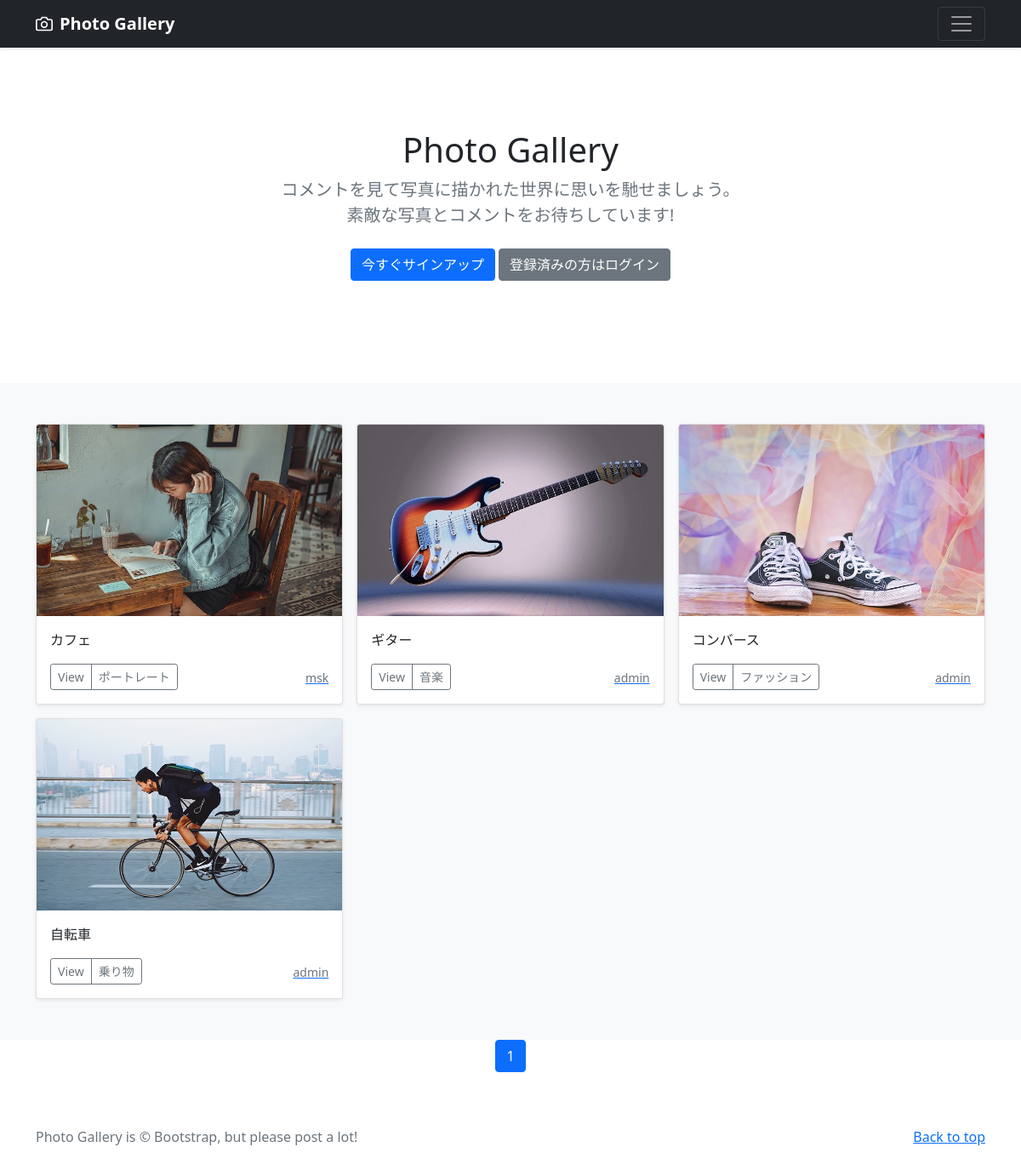
The page / on the database its author committed.
### photo/models.py (models this page shows, shortened)
class PhotoPost(models.Model):
    user = models.ForeignKey(
        CustomUser,
        verbose_name='ユーザー',
        on_delete=models.CASCADE
        )
    category = models.ForeignKey(
        Category,
        verbose_name='カテゴリ',
        on_delete=models.PROTECT
        )
    title = models.CharField(
        verbose_name = "タイトル",
        max_length = 200
        )
    comment = models.TextField(
        verbose_name = "コメント"
        )
    image1 = models.ImageField(
        verbose_name = "イメージ1",
        upload_to='photos'
        )
    image2 = models.ImageField(
        verbose_name = "イメージ2",
        upload_to='photos',
        blank=True,
        null=True
        )
    posted_at = models.DateTimeField(
        verbose_name = "投稿日時",
        auto_now_add=True #日時を自動追加
        )

class Category(models.Model):
    title = models.CharField(
        verbose_name='カテゴリ',
        max_length=20)

### accounts/models.py (models this page shows)
class CustomUser(AbstractUser):
    pass

### photo/views.py (the view)
# urls.py: path('', views.IndexView.as_view(), name='index'),
class IndexView(ListView):
    template_name ='index.html'
    queryset = PhotoPost.objects.order_by('-posted_at')
    paginate_by = 9

### photo/templates/index.html (shortened to what this page needs)
{% extends 'base.html' %}
      {% block contents %}
      {% include "photos_title.html" %}
      {% include "photos_list.html" %}
      {% include "pagination.html" %}
      {% endblock %}

### photo/templates/photos_list.html (shortened to what this page needs)
  <div class="album py-5 bg-light">
    <div class="container">
      <div class="row row-cols-1 row-cols-sm-2 row-cols-md-3 g-3">
        {% for record in object_list %}
        <div class="col">
          <div class="card shadow-sm">
            <img src="{{ record.image1.url }}"
              class="bd-placeholder-img card-img-top"
              width="100%" height="225"
              xmlns="http://www.w3.org/2000/svg"
              role="img" aria-label="Placeholder:Thumbnail"
              preserveAsprectRaito="xMidYMid slice"
              focusable="false">
              <rect width="100%" height="100%" fill="#55595c"/>
            <div class="card-body">
              <p class="card-text">
                {{record.title}}
              </p>
              <div class="d-flex justify-content-between align-items-center">
                <div class="btn-group">
                  <button type="button"
                          class="btn btn-sm btn-outline-secondary"
onclick="location.href='{% url 'photo:photo_detail' record.pk %}'">
                          View</button>
                  <button type="button"
                          class="btn btn-sm btn-outline-secondary"
onclick="location.href='{% url 'photo:photos_cat' category=record.category.id %}'">
                          {{record.category.title}}</button>
                </div>
                <a href="{% url 'photo:user_list' user=record.user.id %}">
                  <small class="text-muted">
                    {{record.user.username}}</small>
                </a>
              </div>
            </div>
          </div>
        </div>
        {% endfor %}
      </div>
    </div>
  </div>

### photo/templates/base.html (style rules this page uses)
.bd-placeholder-img { font-size: 1.125rem; text-anchor: middle; -webkit-user-select: none; -moz-user-select: none; user-select: none; }

### rows shown on the page
PhotoPost: image1 (picture), title "カフェ", category "ポートレート", user.username "msk"
PhotoPost: image1 (picture), title "ギター", category "音楽", user.username "admin"
PhotoPost: image1 (picture), title "コンバース", category "ファッション", user.username "admin"
PhotoPost: image1 (picture), title "自転車", category "乗り物", user.username "admin"

### other values the page prints
{{ num }} "1"
